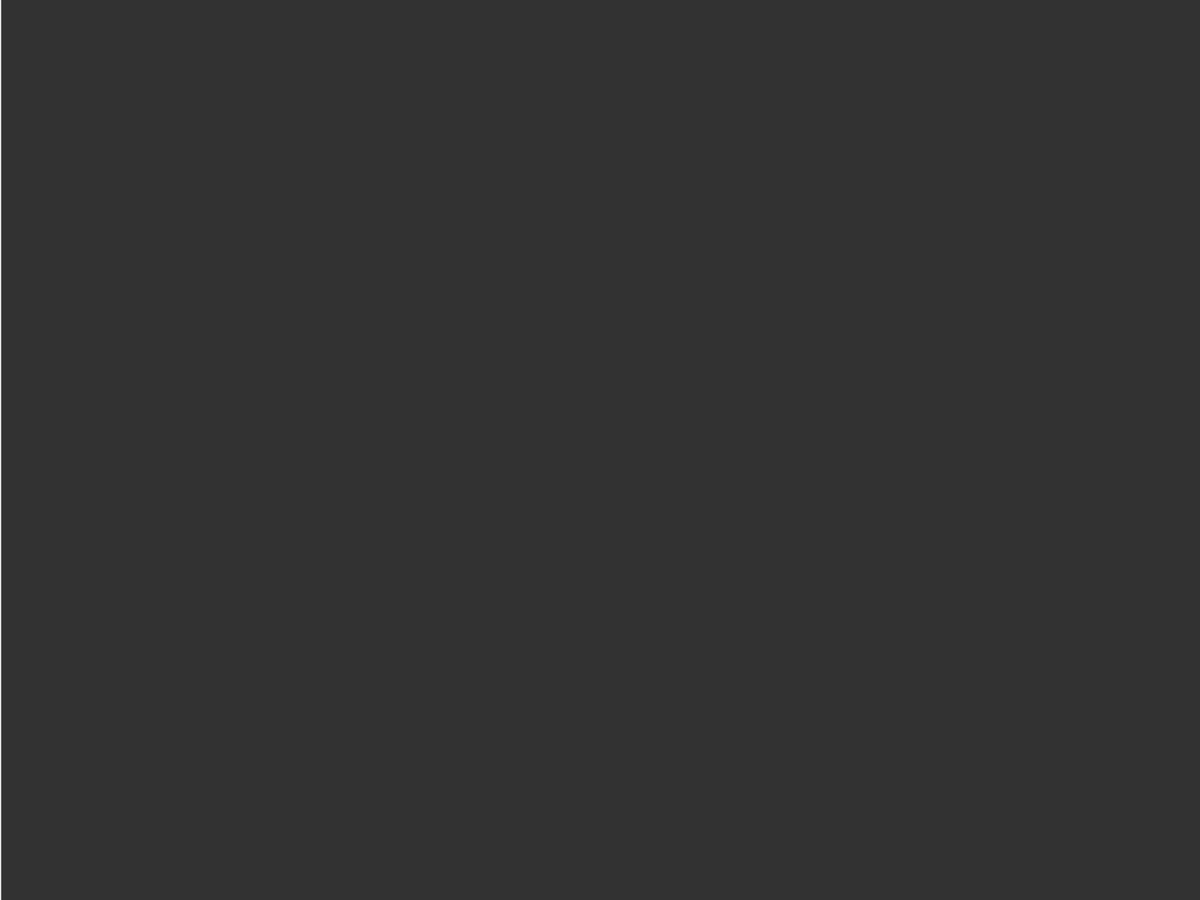
Frame 1 (no input)
Frame 60 (the mouse pressed at the canvas centre just before this capture): blank canvas, image omitted
Frame 120 (the mouse held since frame 60 and released just before this capture): blank canvas, image omitted

The Processing sketch that drew this single still picture (run headless with seeded random() and noise(); from frame 60 on, the mouse is pressed at the canvas centre):

// Processing sketch: listing_2_1
// ── listing_2_1.pde
// Processing for Android: 
// Create Mobile, Sensor-Aware, and XR Applications Using Processing
// Andres Colubri
// https://andrescolubri.net/androidbook/

int x = 0;

void setup() {
  fullScreen();
  strokeWeight(2);
  stroke(255);  
}

void draw() {
  background(50);
  line(x, 0, x, height); //<>//
  x = x + 1;
  if (width < x) x = 0;
}
